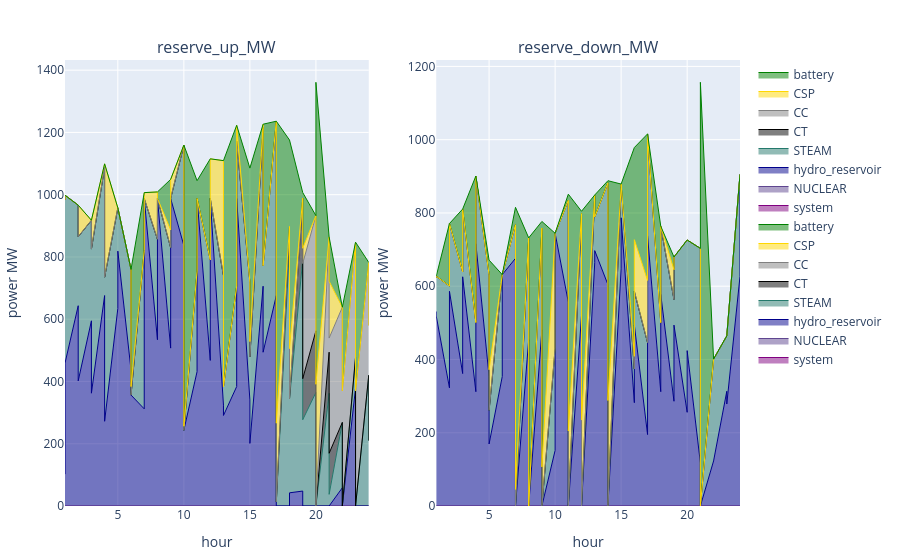

Notebook cell for this chart:
### Code cell
# p1 = plot_reserve_by_fieldy(reserve_uc_, :reserve_up_MW, :resource)
dissagregate_by_battery = false
if !dissagregate_by_battery
    p2 = plot_reserve(reserve_uc)
else
    p1 = plot_reserve_by_fieldy(s_uc.reserve[(s_uc.reserve.configuration .== config_1) .&  (s_uc.reserve.day .== day_) .&  (s_uc.reserve.resource .== "battery"),:], :reserve_up_MW, :r_id)
    p2 = plot_reserve_by_fieldy(s_uc.reserve[(s_uc.reserve.configuration .== config_1) .&  (s_uc.reserve.day .== day_) .&  (s_uc.reserve.resource .== "battery"),:], :reserve_down_MW, :r_id)
    [p1 p2]
end

### Figure 1 — Plotly figure (JSON) as saved in the notebook; plotly's stock layout.template omitted (floating-point values rounded to 4 significant figures)
{"data": [{"line": {"color": "purple", "shape": "line", "width": 1}, "mode": "lines", "name": "system", "stackgroup": 1, "type": "scatter", "x": [1, 2, 3, 4, 5, 6, 7, 8, 9, 10, 11, 12, 13, 14, 15, 16, 17, 18, 19, 20, 21, 22, 23, 24, 1, 2, 3, 4, 5, 6, 7, 8, 9, 10, 11, 12, 13, 14, 15, 16, 17, 18, 19, 20, 21, 22, 23, 24], "xaxis": "x1", "y": [null, null, null, null, null, null, null, null, null, null, null, null, null, null, null, null, null, null, null, null, null, null, null, null, null, null, null, null, null, null, null, null, null, null, null, null, null, null, null, null, null, null, null, null, null, null, null, null], "yaxis": "y1"}, {"line": {"color": "rgba(95, 70, 144, 1)", "shape": "line", "width": 1}, "mode": "lines", "name": "NUCLEAR", "stackgroup": 1, "type": "scatter", "x": [1, 2, 3, 4, 5, 6, 7, 8, 9, 10, 11, 12, 13, 14, 15, 16, 17, 18, 19, 20, 21, 22, 23, 24, 1, 2, 3, 4, 5, 6, 7, 8, 9, 10, 11, 12, 13, 14, 15, 16, 17, 18, 19, 20, 21, 22, 23, 24], "xaxis": "x1", "y": [0, 0, 0, 0, 0, 0, 0, 0, 0, 0, 0, 0, 0, 0, 0, 0, 0, 0, 0, 0, 0, 0, 0, 0, 0, 0, 0, 0, 0, 0, 0, 0, 0, 0, 0, 0, 0, 0, 0, 0, 0, 0, 0, 0, 0, 0, 0, 0], "yaxis": "y1"}, {"line": {"color": "darkblue", "shape": "line", "width": 1}, "mode": "lines", "name": "hydro_reservoir", "stackgroup": 1, "type": "scatter", "x": [1, 2, 3, 4, 5, 6, 7, 8, 9, 10, 11, 12, 13, 14, 15, 16, 17, 18, 19, 20, 21, 22, 23, 24, 1, 2, 3, 4, 5, 6, 7, 8, 9, 10, 11, 12, 13, 14, 15, 16, 17, 18, 19, 20, 21, 22, 23, 24], "xaxis": "x1", "y": [102.3, 643.3, 594.8, 676, 634.7, 437.0, 312, 534.0, 507.1, 836.3, 431.6, 467.7, 324.0, 383.7, 340.7, 706.0, 676, 0, 47.99, 0, 0, 58.55, 378.0, 0, 458.9, 401.9, 362.3, 272.2, 818.7, 356.4, 988, 988, 988, 243.4, 988, 988, 290.8, 988, 201.1, 493.9, 0, 42.32, 0, 0, 0, 0, 0, 0], "yaxis": "y1"}, {"line": {"color": "rgba(36, 121, 108, 1)", "shape": "line", "width": 1}, "mode": "lines", "name": "STEAM", "stackgroup": 1, "type": "scatter", "x": [1, 2, 3, 4, 5, 6, 7, 8, 9, 10, 11, 12, 13, 14, 15, 16, 17, 18, 19, 20, 21, 22, 23, 24, 1, 2, 3, 4, 5, 6, 7, 8, 9, 10, 11, 12, 13, 14, 15, 16, 17, 18, 19, 20, 21, 22, 23, 24], "xaxis": "x1", "y": [881.0, 323.0, 323.0, 412.2, 323.0, 323.0, 509.0, 323.0, 323.0, 323.0, 323.0, 323.0, 416.0, 323.0, 378.6, 509.0, 560.0, 832.3, 743.0, 364.7, 362.0, 210, 99.34, 420, 539.3, 463.0, 463.0, 463.0, 139.0, 0, 0, 0, 0, 0, 0, 0, 92.0, 184.0, 278.0, 278.0, 13.08, 302.0, 277.0, 0, 37.41, 0, 0, 210], "yaxis": "y1"}, {"line": {"color": "black", "shape": "line", "width": 1}, "mode": "lines", "name": "CT", "stackgroup": 1, "type": "scatter", "x": [1, 2, 3, 4, 5, 6, 7, 8, 9, 10, 11, 12, 13, 14, 15, 16, 17, 18, 19, 20, 21, 22, 23, 24, 1, 2, 3, 4, 5, 6, 7, 8, 9, 10, 11, 12, 13, 14, 15, 16, 17, 18, 19, 20, 21, 22, 23, 24], "xaxis": "x1", "y": [0, 0, 0, 0, 0, 0, 0, 0, 0, 0, 0, 0, 0, 0, 0, 0, 0, 66, 198, 198, 132, 0, 0, 0, 0, 0, 0, 0, 0, 0, 0, 0, 0, 0, 0, 0, 0, 0, 0, 0, 0, 0, 132, 0, 132, 0, 0, 0], "yaxis": "y1"}, {"line": {"color": "grey", "shape": "line", "width": 1}, "mode": "lines", "name": "CC", "stackgroup": 1, "type": "scatter", "x": [1, 2, 3, 4, 5, 6, 7, 8, 9, 10, 11, 12, 13, 14, 15, 16, 17, 18, 19, 20, 21, 22, 23, 24, 1, 2, 3, 4, 5, 6, 7, 8, 9, 10, 11, 12, 13, 14, 15, 16, 17, 18, 19, 20, 21, 22, 23, 24], "xaxis": "x1", "y": [0, 0, 0, 0, 0, 0, 0, 0, 0, 0, 0, 0, 0, 0, 0, 0, 0, 0, 0, 370.0, 370.0, 370.0, 370.0, 362.6, 0, 0, 0, 0, 0, 0, 0, 0, 0, 0, 0, 0, 0, 0, 0, 0, 0, 0, 370.0, 0, 370.0, 370.0, 370.0, 370.0], "yaxis": "y1"}, {"line": {"color": "gold", "shape": "line", "width": 1}, "mode": "lines", "name": "CSP", "stackgroup": 1, "type": "scatter", "x": [1, 2, 3, 4, 5, 6, 7, 8, 9, 10, 11, 12, 13, 14, 15, 16, 17, 18, 19, 20, 21, 22, 23, 24, 1, 2, 3, 4, 5, 6, 7, 8, 9, 10, 11, 12, 13, 14, 15, 16, 17, 18, 19, 20, 21, 22, 23, 24], "xaxis": "x1", "y": [0, 0, 0, 10.9, 0, 0, 0, 151.8, 56.48, 0, 0, 0, 369.4, 0, 0, 11.43, 0, 0, 0, 0, 0, 0, 0, 0, 0, 101.4, 92.5, 363.9, 0, 27.25, 18.62, 0, 61.15, 12.87, 0, 127.1, 0, 50.88, 49.09, 0, 252.9, 161.3, 48.99, 391, 182.5, 0, 0, 0], "yaxis": "y1"}, {"line": {"color": "green", "shape": "line", "width": 1}, "mode": "lines", "name": "battery", "stackgroup": 1, "type": "scatter", "x": [1, 2, 3, 4, 5, 6, 7, 8, 9, 10, 11, 12, 13, 14, 15, 16, 17, 18, 19, 20, 21, 22, 23, 24, 1, 2, 3, 4, 5, 6, 7, 8, 9, 10, 11, 12, 13, 14, 15, 16, 17, 18, 19, 20, 21, 22, 23, 24], "xaxis": "x1", "y": [14.81, 0, 0, 0, 0, 0, 185.6, 0, 162.5, 0, 290.4, 324.5, 0, 516.2, 366.1, 0, 0, 277.3, 17.83, 0, 0, 0, 0, 0, 0, 0, 0, 0, 0, 376.4, 0, 20.81, 0, 903.0, 57.0, 0, 726.6, 0, 557.2, 454.5, 970, 670, 178.9, 970, 142.1, 268.5, 477.4, 202.6], "yaxis": "y1"}, {"line": {"color": "purple", "shape": "line", "width": 1}, "mode": "lines", "name": "system", "stackgroup": 1, "type": "scatter", "x": [1, 2, 3, 4, 5, 6, 7, 8, 9, 10, 11, 12, 13, 14, 15, 16, 17, 18, 19, 20, 21, 22, 23, 24, 1, 2, 3, 4, 5, 6, 7, 8, 9, 10, 11, 12, 13, 14, 15, 16, 17, 18, 19, 20, 21, 22, 23, 24], "xaxis": "x2", "y": [null, null, null, null, null, null, null, null, null, null, null, null, null, null, null, null, null, null, null, null, null, null, null, null, null, null, null, null, null, null, null, null, null, null, null, null, null, null, null, null, null, null, null, null, null, null, null, null], "yaxis": "y2"}, {"line": {"color": "rgba(95, 70, 144, 1)", "shape": "line", "width": 1}, "mode": "lines", "name": "NUCLEAR", "stackgroup": 1, "type": "scatter", "x": [1, 2, 3, 4, 5, 6, 7, 8, 9, 10, 11, 12, 13, 14, 15, 16, 17, 18, 19, 20, 21, 22, 23, 24, 1, 2, 3, 4, 5, 6, 7, 8, 9, 10, 11, 12, 13, 14, 15, 16, 17, 18, 19, 20, 21, 22, 23, 24], "xaxis": "x2", "y": [0, 0, 0, 0, 0, 0, 0, 0, 0, 0, 0, 0, 0, 0, 0, 0, 0, 0, 0, 0, 0, 0, 0, 0, 0, 0, 0, 0, 0, 0, 0, 0, 0, 0, 0, 0, 0, 0, 0, 0, 0, 0, 0, 0, 0, 0, 0, 0], "yaxis": "y2"}, {"line": {"color": "darkblue", "shape": "line", "width": 1}, "mode": "lines", "name": "hydro_reservoir", "stackgroup": 1, "type": "scatter", "x": [1, 2, 3, 4, 5, 6, 7, 8, 9, 10, 11, 12, 13, 14, 15, 16, 17, 18, 19, 20, 21, 22, 23, 24, 1, 2, 3, 4, 5, 6, 7, 8, 9, 10, 11, 12, 13, 14, 15, 16, 17, 18, 19, 20, 21, 22, 23, 24], "xaxis": "x2", "y": [530.9, 322.5, 361.6, 312, 353.3, 353.6, 676, 454.0, 480.9, 151.7, 556.4, 520.3, 664.0, 604.3, 647.3, 282.0, 195.1, 312.0, 286.0, 255.8, 117.3, 123.0, 313.2, 626.9, 518.6, 586.1, 625.7, 715.8, 169.3, 631.6, 0, 0, 0, 744.6, 0, 0, 697.2, 0, 786.9, 494.1, 737.7, 577.8, 493.7, 424.1, 0, 123.0, 278.4, 904.9], "yaxis": "y2"}, {"line": {"color": "rgba(36, 121, 108, 1)", "shape": "line", "width": 1}, "mode": "lines", "name": "STEAM", "stackgroup": 1, "type": "scatter", "x": [1, 2, 3, 4, 5, 6, 7, 8, 9, 10, 11, 12, 13, 14, 15, 16, 17, 18, 19, 20, 21, 22, 23, 24, 1, 2, 3, 4, 5, 6, 7, 8, 9, 10, 11, 12, 13, 14, 15, 16, 17, 18, 19, 20, 21, 22, 23, 24], "xaxis": "x2", "y": [92.0, 278.0, 278.0, 188.8, 278.0, 278.0, 92.0, 278.0, 278.0, 278.0, 278.0, 278.0, 185.0, 278.0, 222.4, 92.0, 251.0, 188.7, 278.0, 470.3, 585.9, 278.0, 151.2, 278.0, 108.7, 185.0, 185.0, 185.0, 92.0, 0, 0, 0, 0, 0, 0, 0, 92.0, 0, 92.0, 92.0, 278.0, 186, 186, 302.0, 0, 278.0, 186, 0], "yaxis": "y2"}, {"line": {"color": "black", "shape": "line", "width": 1}, "mode": "lines", "name": "CT", "stackgroup": 1, "type": "scatter", "x": [1, 2, 3, 4, 5, 6, 7, 8, 9, 10, 11, 12, 13, 14, 15, 16, 17, 18, 19, 20, 21, 22, 23, 24, 1, 2, 3, 4, 5, 6, 7, 8, 9, 10, 11, 12, 13, 14, 15, 16, 17, 18, 19, 20, 21, 22, 23, 24], "xaxis": "x2", "y": [0, 0, 0, 0, 0, 0, 0, 0, 0, 0, 0, 0, 0, 0, 0, 0, 0, 0, 0, 0, 0, 0, 0, 0, 0, 0, 0, 0, 0, 0, 0, 0, 0, 0, 0, 0, 0, 0, 0, 0, 0, 0, 0, 0, 0, 0, 0, 0], "yaxis": "y2"}, {"line": {"color": "grey", "shape": "line", "width": 1}, "mode": "lines", "name": "CC", "stackgroup": 1, "type": "scatter", "x": [1, 2, 3, 4, 5, 6, 7, 8, 9, 10, 11, 12, 13, 14, 15, 16, 17, 18, 19, 20, 21, 22, 23, 24, 1, 2, 3, 4, 5, 6, 7, 8, 9, 10, 11, 12, 13, 14, 15, 16, 17, 18, 19, 20, 21, 22, 23, 24], "xaxis": "x2", "y": [0, 0, 0, 0, 0, 0, 0, 0, 0, 0, 0, 0, 0, 0, 0, 0, 0, 0, 0, 0, 0, 0, 0, 0, 0, 0, 0, 0, 0, 0, 0, 0, 0, 0, 0, 0, 0, 0, 0, 0, 0, 0, 0, 0, 0, 0, 0, 0], "yaxis": "y2"}, {"line": {"color": "gold", "shape": "line", "width": 1}, "mode": "lines", "name": "CSP", "stackgroup": 1, "type": "scatter", "x": [1, 2, 3, 4, 5, 6, 7, 8, 9, 10, 11, 12, 13, 14, 15, 16, 17, 18, 19, 20, 21, 22, 23, 24, 1, 2, 3, 4, 5, 6, 7, 8, 9, 10, 11, 12, 13, 14, 15, 16, 17, 18, 19, 20, 21, 22, 23, 24], "xaxis": "x2", "y": [0, 0, 0, 0, 0, 0, 0, 0, 0, 314.9, 0, 0, 0, 0, 0, 34.58, 169.6, 0, 80.88, 0, 0, 0, 0, 0, 0, 0, 0, 0, 110.7, 0, 45.35, 0, 106.8, 0, 204.6, 234.6, 0, 288.0, 0, 140.9, 0, 0, 0, 0, 0, 0, 0, 0], "yaxis": "y2"}, {"line": {"color": "green", "shape": "line", "width": 1}, "mode": "lines", "name": "battery", "stackgroup": 1, "type": "scatter", "x": [1, 2, 3, 4, 5, 6, 7, 8, 9, 10, 11, 12, 13, 14, 15, 16, 17, 18, 19, 20, 21, 22, 23, 24, 1, 2, 3, 4, 5, 6, 7, 8, 9, 10, 11, 12, 13, 14, 15, 16, 17, 18, 19, 20, 21, 22, 23, 24], "xaxis": "x2", "y": [4.401, 170.6, 171.1, 400, 39.93, 0, 47.35, 0, 17.94, 0, 16.83, 6.266, 0, 5.674, 9.166, 570, 400, 263.2, 34.89, 0, 0, 0, 0, 0, 0, 0, 0, 0, 299.2, 0, 770, 732.0, 670, 0, 646.6, 570, 59.84, 600, 0, 251.7, 0, 0, 0, 0, 1157.0, 0, 0, 0], "yaxis": "y2"}], "layout": {"annotations": [{"font": {"size": 16}, "showarrow": false, "text": "reserve_up_MW", "x": 0.225, "xanchor": "center", "xref": "paper", "y": 1, "yanchor": "bottom", "yref": "paper"}, {"font": {"size": 16}, "showarrow": false, "text": "reserve_down_MW", "x": 0.775, "xanchor": "center", "xref": "paper", "y": 1, "yanchor": "bottom", "yref": "paper"}], "margin": {"b": 50, "l": 50, "r": 50, "t": 60}, "xaxis1": {"anchor": "y1", "domain": [0, 0.45], "title": {"text": "hour"}}, "xaxis2": {"anchor": "y2", "domain": [0.55, 1], "title": {"text": "hour"}}, "yaxis1": {"anchor": "x1", "domain": [0, 1], "title": {"text": "power MW"}}, "yaxis2": {"anchor": "x2", "domain": [0, 1], "title": {"text": "power MW"}}}}
